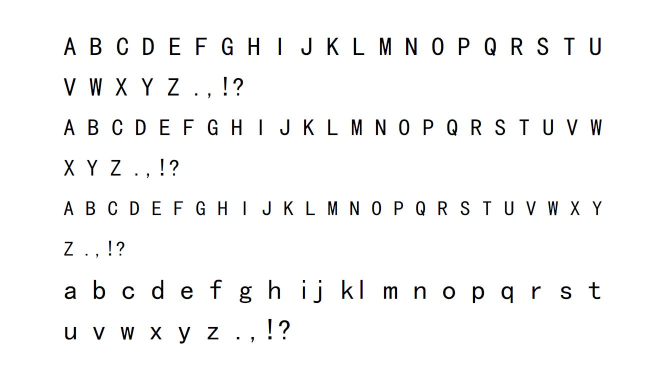
#> input picture Project(Python)/code and test picture/train.jpg, 1293 x 770 px (shown at 1/2 size)
$ python OCR.py
#> lines starting #> are read from the running program, lines starting #| are printed output that depends on the picture; after the words box and inside, x2 and y2 are one past the last pixel; in counts of white or black regions, pixels touching at a corner belong together
import matplotlib.pyplot as plt
import matplotlib.image as mpimg
import numpy as np
import image
import os
import cv2
import math
from sklearn.decomposition import PCA
from sklearn import datasets
from sklearn import svm


def rgb2gray(rgbpic):
    return np.dot(rgbpic[...,:3],[0.299,0.587,0.114])

'''
#Gray process the picture, transfer the matrix into 2-D
#Formula: Gray_value=0.30*Red_value+0.59*Green_value+0.11*Blue_value
'''

def gray2bw(graypic):
    [m,n] = np.shape(graypic)
    bwpic = np.zeros([m,n])
    bwpic[graypic > np.mean(graypic)] = 0
    bwpic[graypic <= np.mean(graypic)] = 1
    return bwpic

'''
#Binaryzation, transfer the matrix into 2 value, with white background into 0,
#the character into 1, so we can distinguish the background and characters,
#In our case there are only two colors in the picture, and backgroung are
#usually white with value 255, and the characters' color are less than 255,
#so we transfer the value which is over the mean to 0 and less to 1.
'''

def line_cut(bw):
    [m,n] = np.shape(bw)
    line = bw.sum(axis=1)
    start = []
    end = []
    for i in range(m-1):
        if line[i] == 0 and line[i+1] > 0:
            start.append(i)
        elif line[i] > 0 and line[i+1] == 0:
            end.append(i)
    return [start,end]

def line_out(pic,start,end):
    result = []
    if len(list(start))!=len(list(end)):
        return 'wrong'
    else:
        for i in range(len(start)):
            if end[i]-start[i] > 3 :
                result.append(pic[start[i]:end[i],:])
        return result
'''
calculate the sum of each line, if it is 0, means the points in this row
are all white. We record the row of changing(from 0 to 1 means the start
of one line of word, and from 1 to 0 means the end of one line). And we
pick out the the matrix by line from each start to end. Then we get the
each word line.
'''

def column_cut(pic):
    [m,n] = np.shape(pic)
    column = pic.sum(axis=0)
    start = []
    end = []
    for i in range(n-1):
        if column[i] == 0 and column[i+1] > 0:
            start.append(i+1)
        elif column[i] > 0 and column[i+1] == 0:
            end.append(i)
    return [start,end]

def column_out(pic,start,end):
    result = []
    if len(list(start))!=len(list(end)):
        return 'wrong'
    else:
        for i in range(len(start)):
            if end[i] - start[i] > 1  :
                result.append(pic[:,start[i]:end[i]])
            if i < (len(start)-1):
                if start[i+1]-end[i] > 0.4 * np.shape(pic)[0]:
                    result.append(np.eye(10))
                if start[i+1]-end[i] > 0.8 * np.shape(pic)[0]:
                    result.append(np.eye(10))
        result.append(np.tril(np.ones([10,10])))
        return result

def column_out_t(pic,start,end):
    result = []
    if len(list(start))!=len(list(end)):
        return 'wrong'
    else:
        for i in range(len(start)):
            if end[i] - start[i] > 1  :
                result.append(pic[:,start[i]:end[i]])
            if i < (len(start)-1):
                if start[i+1]-end[i] > 0.25 * np.shape(pic)[0]:
                    result.append(np.eye(10))
        result.append(np.tril(np.ones([10,10])))
        return result
'''
calculate the sum of each column, if it is 0, means the points in this column
are all white. We record the row of changing(from 0 to 1 means the start
of a character, and from 1 to 0 means the end of a character). And we
pick out the the matrix by line from each start to end. Then we get the
each character.
if the distance between the end of last character with the start of next
character is over than 0.25*the height of the line, we record it as a space
with a 10*10 identity matrix(can be distinguished with other character) and
record a upper triangular matrix with all non-zeros elements is 1 as the sign
of changing to next line.
Due to space before and after the character of "l","i","I" are bigger than
others, so if the space is over 0.8*height of line, we record it as two spaces.
(Later the if the character is "l","i","I", we delete one space neighbor them,
if there are.
'''


def word_out(pic):
    line = pic.sum(axis=1)
    a = []
    for i in range(len(line)):
        if line[i] > 0:
            a.append(i)
    return pic[a[0]:a[-1],:]

'''
cut out the background in each picthre of character.
'''
def clearnoise(pic):
    [m,n] = np.shape(pic)
    noisei = []
    noisej = []
    for i in range(m-2):
        for j in range(n-2):
            if pic[i+1,j+1] == 1 and pic[i:(i+2),j:(j+2)].sum() <= 2:
                noisei.append(i+1)
                noisej.append(j+1)
    for i in range(len(noisei)):
        pic[noisei[i],noisej[i]] = 0
    return pic

'''
clear noise if there is less than one point in the neighbour of the point,
we though it is a noise point, we clear it.
'''

def recognize():
    file_name = input("Input the file name:")
#> the answer given: train.jpg
    # input the file name
    picture = mpimg.imread(file_name)
#> picture is the input picture: shape (770, 1293, 3); mean R, G, B 247.7, 247.7, 247.7
    # read image
    gray_pic = rgb2gray(picture)
    bw_pic = gray2bw(gray_pic)
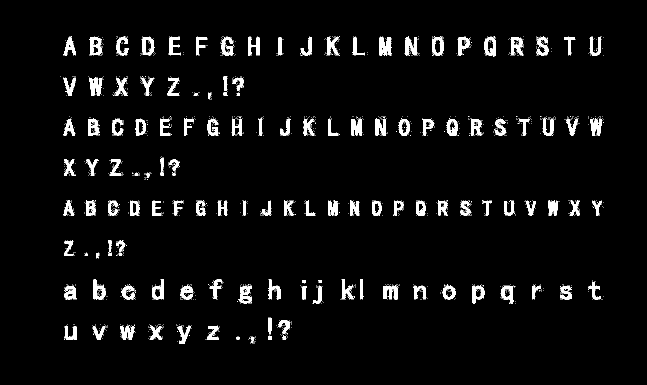
#> bw_pic: shape (770, 1293) float64 (shown at 1/2 size); values 0 (black) and 1 (white), 4.5% white; 1717 white regions (1588 under 20 px), largest, box (x1, y1, x2, y2) and area: (759, 74, 784, 112) 672, (178, 154, 205, 192) 654, (809, 74, 835, 111) 611
    bw_pic = clearnoise(bw_pic)
#> after the loop in clearnoise, `for i in range(len(noisei)):`:
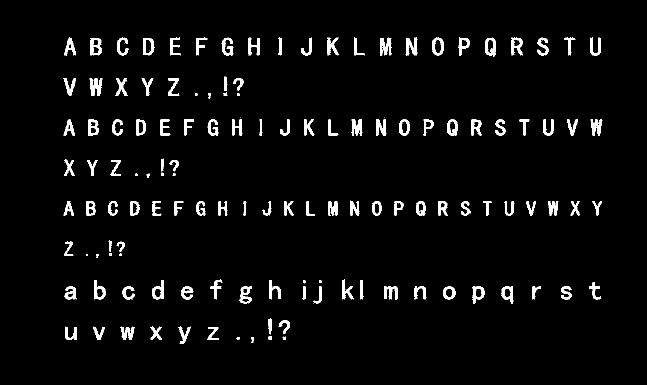
#> pic: shape (770, 1293) float64 (shown at 1/2 size); values 0 (black) and 1 (white), 3.6% white; 138 white regions (9 under 20 px), largest, box (x1, y1, x2, y2) and area: (760, 75, 783, 112) 567, (179, 156, 205, 192) 566, (811, 75, 835, 111) 530
    # transfer into binaryzation and clear noise
    [line_start,line_end] = line_cut(bw_pic)
#> in line_cut, `line = bw.sum(axis=1)`: line = 770 values, max 354 at index 576, min 0 at index 0, mean 45.97
#> after the loop in line_cut, `for i in range(m-1):`: end = [112, 196, 235, 271, 355, 431, 515, 606, 687]; start = [74, 152, 234, 237, 316, 400, 480, 558, 636]
#> line_start = [74, 152, 234, 237, 316, 400, 480, 558, 636]; line_end = [112, 196, 235, 271, 355, 431, 515, 606, 687]
    line_pic = line_out(bw_pic,line_start,line_end)
#> the loop in line_out, `for i in range(len(start)):` made 9 passes
#> after the loop in line_out, `for i in range(len(start)):`: result = 8 items
#> line_pic = 8 items
    # cut into line
    result = []
    for i in range(len(line_pic)):
        [col_start,col_end] = column_cut(clearnoise(line_pic[i]))
        result = result + column_out(line_pic[i],col_start,col_end)
#> this loop made 8 passes
#> (col_start, col_end) on passes 2, 4, 6, 8: ([128, 180, 232, 284, 337, 391, 417, 448, 468], [151, 204, 254, 305, 358, 394, 421, 454, 486]), ([130, 175, 222, 271, 294, 323, 340], [148, 194, 241, 275, 299, 327, 357]), ([130, 173, 193, 218, 234], [146, 175, 196, 223, 249]), ([131, 187, 242, 302, 358, 416, 474, 503, 538, 558], [152, 209, 268, 323, 381, 437, 478, 507, 543, 579])
    # cut into characters
    final = []
    result1= []
    for i in range(len(result)):
        result1.append(word_out(result[i]))
        x = cv2.resize(result1[i],(10,10))
        final.append(np.reshape(x,100))
#> this loop made 301 passes
#> line in word_out on passes 2, 3, 5: [1, 1, 1, 1, 1, 1, 1, 1, 1, 1], [1, 1, 1, 1, 1, 1, 1, 1, 1, 1], [1, 1, 1, 1, 1, 1, 1, 1, 1, 1]
#> after the loop, final = 301 items; result1 = 301 items
    # cut background and resize
    '''
    Cut the picture we want to recognize into characters and into a list
    '''
    picture_t = mpimg.imread("train.jpg")
    # read training image
    gray_pic_t = rgb2gray(picture_t)
    bw_pic_t = gray2bw(gray_pic_t)
#> in gray2bw (call 2), `bwpic = np.zeros([m,n])`: bwpic: shape (770, 1293) float64; every value is 0
    bw_pic_t = clearnoise(bw_pic_t)
    # transfere into binaryzation and clear noise
    [line_start_t,line_end_t] = line_cut(bw_pic_t)
#> line_start_t = [74, 152, 234, 237, 316, 400, 480, 558, 636]; line_end_t = [112, 196, 235, 271, 355, 431, 515, 606, 687]
    line_pic_t = line_out(bw_pic_t,line_start_t,line_end_t)
#> the loop in line_out (call 2), `for i in range(len(start)):` made 9 passes
#> line_pic_t = 8 items
    #cut into line
    result_t = []
    for i in range(len(line_pic_t)):
        [col_start_t,col_end_t] = column_cut(line_pic_t[i])
        result_t = result_t + column_out_t(line_pic_t[i],col_start_t,col_end_t)
#> this loop made 8 passes
#> (m in column_cut, col_start_t, col_end_t) on passes 2, 4, 6, 8: (44, [127, 179, 231, 283, 336, 390, 417, 447, 467], [151, 204, 254, 306, 358, 394, 421, 454, 486]), (39, [129, 174, 221, 270, 293, 322, 339], [148, 194, 241, 275, 299, 327, 357]), (35, [129, 172, 193, 217, 233], [146, 175, 196, 223, 249]), (51, [130, 186, 241, 301, 357, 415, 473, 502, 537, 557], [152, 209, 268, 323, 381, 437, 478, 507, 543, 579])
    #cut into character

    for i in range(len(result_t)):
        result_t[i] = word_out(result_t[i])
        x = cv2.resize(result_t[i],(10,10))
        result_t[i] = np.reshape(x,100)
#> this loop made 240 passes
    #cut background and resize
    '''
    Cut the training picture into characters and into a list
    '''
    target = np.array([1,0,2,0,3,0,4,0,5,0,6,0,7,0,8,0,9,0,10,0,11,0,12,0,13,0,14,0,15,0,16,0,17,0,18,0,19,0,20,0,21,57,22,0,23,0,24,0,25,0,26,0,53,0,54,0,55,0,56,57,
                       1,0,2,0,3,0,4,0,5,0,6,0,7,0,8,0,9,0,10,0,11,0,12,0,13,0,14,0,15,0,16,0,17,0,18,0,19,0,20,0,21,0,22,0,23,57,24,0,25,0,26,0,53,0,54,0,55,0,56,57,
                       1,0,2,0,3,0,4,0,5,0,6,0,7,0,8,0,9,0,10,0,11,0,12,0,13,0,14,0,15,0,16,0,17,0,18,0,19,0,20,0,21,0,22,0,23,0,24,0,25,57,26,0,53,0,54,0,55,0,56,57,
                       27,0,28,0,29,0,30,0,31,0,32,0,33,0,34,0,35,0,36,0,37,0,38,0,39,0,40,0,41,0,42,0,43,0,44,0,45,0,46,57,47,0,48,0,49,0,50,0,51,0,52,0,53,0,
                       54,0,55,0,56,57])
#> target = 240 values, max 57 at index 41, min 0 at index 1, mean 14.2
    clf = svm.SVC(gamma=100,C=0.8,kernel='linear',decision_function_shape='ovo')
    clf.fit(result_t,target)
    '''
    build the model
    '''
    pred = clf.predict(final)
#> pred = 301 values, max 57 at index 59, min 0 at index 1, mean 11.2
    '''
    prediction
    '''
    pre = []
    for i in range(len(pred)):
        pre.append(pred[i])
        if pred[i] in [9,38,53,54]:
            [m,n] = np.shape(result1[i])
            if m/n < 4:
                pred[i] = 53
                pre[-1] = 53
            else:
                if i < 1 or pred[i-2] in [53,54,55,56]:
                    pred[i] = 9
                    pre[-1] = 9
                else:
                    pred[i] = 38
                    pre[-1] = 38
                    if pre[-2] == 0:
                       del pre[-2];
        # distingush l I .
        if pred[i] == 0 and pred[i-1]==38:
            del pre[-1]
        if pred[i] == 0 and pred[i-1]==35:
            del pre[-1]
        if pred[i] == 35 and pred[i-1] == 0:
            del pre[-2]
        if pred[i] == 0 and pred[i-1]==9:
            del pre[-1]
        if pred[i] == 9 and pred[i-1] == 0:
            del pre[-2]
        # deal with the space
        if pred[i] in [3,29]:
            [m,n] = np.shape(result[i])
            v = result[i].sum(axis = 1)
            if sum(v[0:math.floor(m/6)]) == 0:
                pre[-1]=29
            else:
                pre[-1]=3
        if pred[i] in [15,41]:
            [m,n] = np.shape(result[i])
            v = result[i].sum(axis = 1)
            if sum(v[0:math.floor(m/6)]) == 0:
                pre[-1]=41
            else:
                pre[-1]=15
        if pred[i] in [19,45]:
            [m,n] = np.shape(result[i])
            v = result[i].sum(axis = 1)
            if sum(v[0:math.floor(m/6)]) == 0:
                pre[-1]=45
            else:
                pre[-1]=19
        if pred[i] in [21,47]:
            [m,n] = np.shape(result[i])
            v = result[i].sum(axis = 1)
            if sum(v[0:math.floor(m/6)]) == 0:
                pre[-1]=47
            else:
                pre[-1]=21
        if pred[i] in [22,48]:
            [m,n] = np.shape(result[i])
            v = result[i].sum(axis = 1)
            if sum(v[0:math.floor(m/6)]) == 0:
                pre[-1]=48
            else:
                pre[-1]=22
        if pred[i] in [23,49]:
            [m,n] = np.shape(result[i])
            v = result[i].sum(axis = 1)
            if sum(v[0:math.floor(m/6)]) == 0:
                pre[-1]=49
            else:
                pre[-1]=23
        if pred[i] in [24,50]:
            [m,n] = np.shape(result[i])
            v = result[i].sum(axis = 1)
            if sum(v[0:math.floor(m/6)]) == 0:
                pre[-1]=50
            else:
                pre[-1]=24
        if pred[i] in [26,52]:
            [m,n] = np.shape(result[i])
            v = result[i].sum(axis = 1)
            if sum(v[0:math.floor(m/6)]) == 0:
                pre[-1]=52
            else:
                pre[-1]=26
        # distinguish capital and lower
        if pred[i] == 38:
            w = word_out(result[i])
            [m,n] = np.shape(w)
            v = w.sum(axis = 1)
            for j in range(m):
                if v[j] == 0:
                    pre[-1] = 35
#> this loop made 301 passes
#> (m, n) on passes 7, 24, 41, 53, 59, 61, 63, 65, 69, 71, 73, 84: (38, 21), (34, 5), (38, 21), (38, 20), (38, 20), (44, 23), (44, 24), (44, 22), (44, 21), (2, 3), (8, 4), (34, 18)
#> after the loop, pre = 293 values, max 57 at index 57, min 0 at index 1, mean 11.91; pred = 301 values, max 57 at index 59, min 0 at index 1, mean 11.43
        # distinguish l and i
    return pre

a = [" ","A","B","C","D","E","F","G","H","I","J","K","L","M","N","O","P","Q","R","S","T","U","V","W","X","Y","Z",
     "a","b","c","d","e","f","g","h","i","j",'k','l','m','n','o','p','q','r','s','t','u','v','w','x','y','z','.',',','!','?','\n']
b = recognize()
#> b has the same summary as pre in recognize
result = ' '
for i in b:
    result += a[i]
#> this loop made 293 passes
#> (i, result) on passes 2 to 4: (0, ' A '), (0, ' A  '), (2, ' A  B')
print(result)
#|  A  B  C  D  E  F G  H l J  K  L  M N  O  P  Q  R  S  T  U
#| V W X Y Z . . !?
#| A  B  C  D  E  F  G  H l J  K  L  M  N O  P  Q  R  S  T  U  V W
#| X Y Z . . !?
#| A  B  C  D  E  F  G  H l J  K  L  M  N  O  P  Q  R  S  T  U  V  W  X  Y
#| Z . . !?
#| a b c d e f g h ij  kl m n o p q  r  s t
#| u v w x y z . . !?
# plt.imshow(b)
# plt.show()
